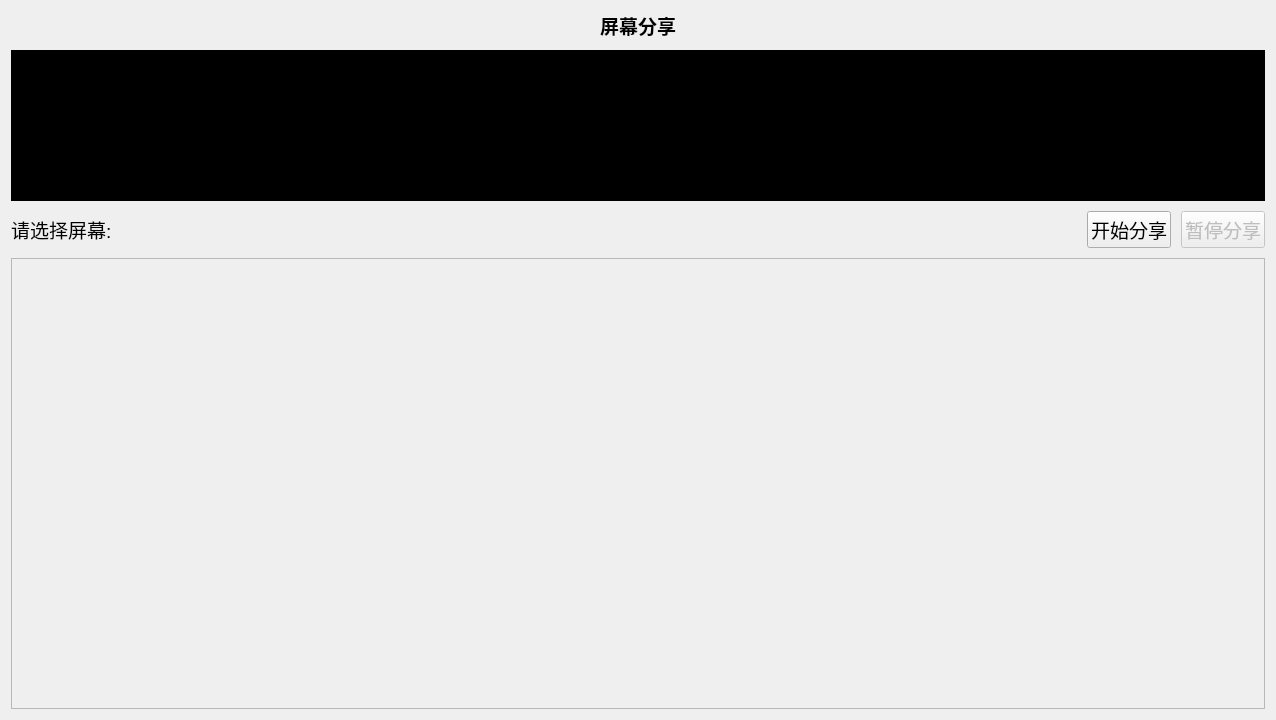
<?xml version="1.0" encoding="UTF-8"?>
<ui version="4.0">
 <class>TestScreenShareSelectScreenDialog</class>
 <widget class="QDialog" name="TestScreenShareSelectScreenDialog">
  <property name="geometry">
   <rect>
    <x>0</x>
    <y>0</y>
    <width>1276</width>
    <height>720</height>
   </rect>
  </property>
  <property name="font">
   <font>
    <pointsize>14</pointsize>
   </font>
  </property>
  <property name="windowTitle">
   <string>屏幕分享</string>
  </property>
  <property name="styleSheet">
   <string notr="true"/>
  </property>
  <layout class="QVBoxLayout" name="verticalLayout" stretch="0,1,0,3">
   <property name="spacing">
    <number>10</number>
   </property>
   <item>
    <widget class="QLabel" name="label_2">
     <property name="sizePolicy">
      <sizepolicy hsizetype="Preferred" vsizetype="Fixed">
       <horstretch>0</horstretch>
       <verstretch>0</verstretch>
      </sizepolicy>
     </property>
     <property name="font">
      <font>
       <pointsize>14</pointsize>
       <weight>75</weight>
       <bold>true</bold>
      </font>
     </property>
     <property name="text">
      <string>屏幕分享</string>
     </property>
     <property name="alignment">
      <set>Qt::AlignCenter</set>
     </property>
    </widget>
   </item>
   <item>
    <widget class="QWidget" name="screenSharedPreview" native="true">
     <property name="font">
      <font>
       <pointsize>14</pointsize>
      </font>
     </property>
     <property name="styleSheet">
      <string notr="true">background-color: rgb(0, 0, 0);</string>
     </property>
    </widget>
   </item>
   <item>
    <layout class="QHBoxLayout" name="horizontalLayout" stretch="0,0,0,0">
     <item>
      <widget class="QLabel" name="label_3">
       <property name="sizePolicy">
        <sizepolicy hsizetype="Fixed" vsizetype="Fixed">
         <horstretch>0</horstretch>
         <verstretch>0</verstretch>
        </sizepolicy>
       </property>
       <property name="font">
        <font>
         <pointsize>14</pointsize>
        </font>
       </property>
       <property name="text">
        <string>请选择屏幕:</string>
       </property>
      </widget>
     </item>
     <item>
      <spacer name="horizontalSpacer">
       <property name="orientation">
        <enum>Qt::Horizontal</enum>
       </property>
       <property name="sizeHint" stdset="0">
        <size>
         <width>40</width>
         <height>20</height>
        </size>
       </property>
      </spacer>
     </item>
     <item>
      <widget class="QPushButton" name="btnStartScreenCapture">
       <property name="sizePolicy">
        <sizepolicy hsizetype="Fixed" vsizetype="Fixed">
         <horstretch>0</horstretch>
         <verstretch>0</verstretch>
        </sizepolicy>
       </property>
       <property name="focusPolicy">
        <enum>Qt::NoFocus</enum>
       </property>
       <property name="text">
        <string>开始分享</string>
       </property>
      </widget>
     </item>
     <item>
      <widget class="QPushButton" name="btnPauseScreenCapture">
       <property name="enabled">
        <bool>false</bool>
       </property>
       <property name="sizePolicy">
        <sizepolicy hsizetype="Fixed" vsizetype="Fixed">
         <horstretch>0</horstretch>
         <verstretch>0</verstretch>
        </sizepolicy>
       </property>
       <property name="focusPolicy">
        <enum>Qt::NoFocus</enum>
       </property>
       <property name="text">
        <string>暂停分享</string>
       </property>
      </widget>
     </item>
    </layout>
   </item>
   <item>
    <widget class="QScrollArea" name="scrollArea">
     <property name="sizePolicy">
      <sizepolicy hsizetype="Expanding" vsizetype="Expanding">
       <horstretch>0</horstretch>
       <verstretch>0</verstretch>
      </sizepolicy>
     </property>
     <property name="verticalScrollBarPolicy">
      <enum>Qt::ScrollBarAlwaysOff</enum>
     </property>
     <property name="horizontalScrollBarPolicy">
      <enum>Qt::ScrollBarAlwaysOff</enum>
     </property>
     <property name="sizeAdjustPolicy">
      <enum>QAbstractScrollArea::AdjustToContents</enum>
     </property>
     <property name="widgetResizable">
      <bool>false</bool>
     </property>
     <widget class="QWidget" name="widgetScreenWindows">
      <property name="geometry">
       <rect>
        <x>0</x>
        <y>0</y>
        <width>1060</width>
        <height>466</height>
       </rect>
      </property>
      <property name="sizePolicy">
       <sizepolicy hsizetype="Expanding" vsizetype="Expanding">
        <horstretch>1</horstretch>
        <verstretch>1</verstretch>
       </sizepolicy>
      </property>
     </widget>
    </widget>
   </item>
  </layout>
 </widget>
 <resources/>
 <connections/>
</ui>
